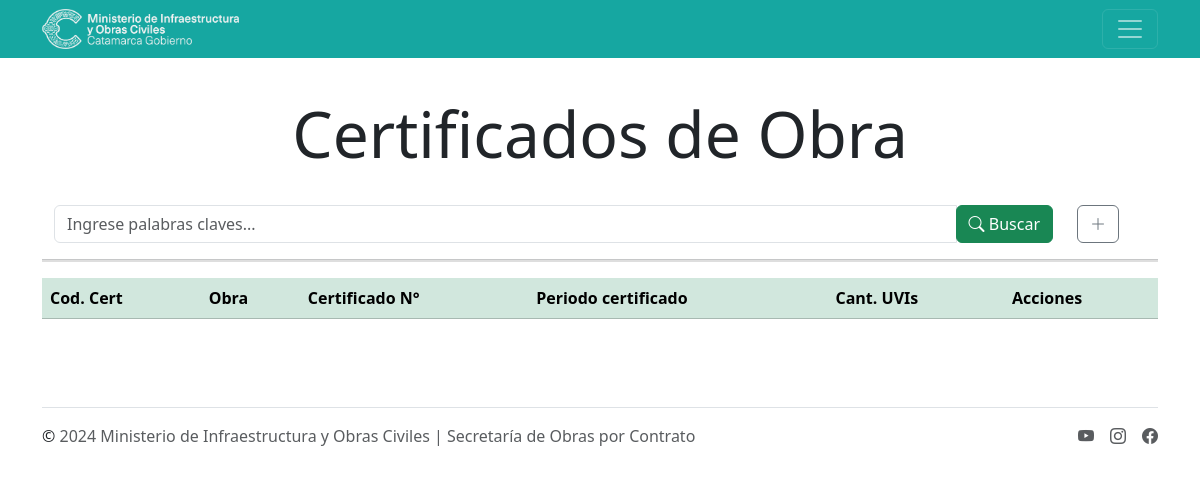
Page /soc/obras/certificados/ (signed in) on the earlier database version.
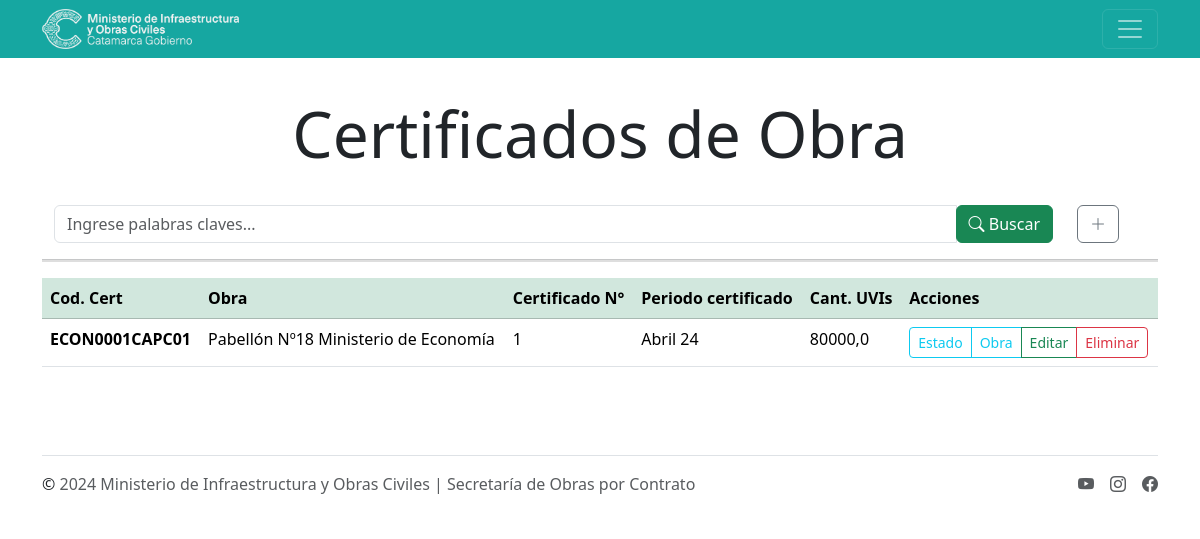
Same page on the later database version.
### mioc/models.py (models this page shows, shortened)
class Certificados(models.Model):
    id = models.BigAutoField(
        auto_created=True, primary_key=True, serialize=False, verbose_name='ID')
    obra = models.ForeignKey(
        Obras, on_delete=models.CASCADE, verbose_name='Obra')
    nro_cert = models.PositiveIntegerField(verbose_name='Certificado N°')
    codCert = models.CharField(
        max_length=200, verbose_name='Cod. Certificado', editable=False, unique=True)
    fecha = models.DateField(verbose_name='Fecha del certificado')
    fecha_acta = models.DateField(
        verbose_name='Presenta Acta Inspector', blank=True, null=True)
    uvi = models.FloatField(verbose_name='Cant UVIs certificados')
    cargaCert = models.ForeignKey(
        User, on_delete=models.CASCADE, verbose_name='Cargado por', default=1)
    periodo = models.CharField(
        max_length=30, verbose_name='Periodo medido', null=True, blank=True)
    class Meta:
        verbose_name = 'Certificado'
        verbose_name_plural = 'Certificados'
        ordering = ['obra', 'nro_cert']

class Obras(models.Model):
    id = models.BigAutoField(
        auto_created=True, primary_key=True, serialize=False, verbose_name='ID')
    expedientes = models.CharField(max_length=30, verbose_name='Expediente')
    codObra = models.CharField(
        max_length=200, verbose_name='Cod. Obra', editable=False, blank=True, null=True)
    institucion = models.ForeignKey(
        Instituciones, on_delete=models.CASCADE, verbose_name='Institución')
    inspector = models.ForeignKey(
        Inspectores, on_delete=models.CASCADE, verbose_name='Inspector')
    empresa = models.ForeignKey(
        Empresas, on_delete=models.CASCADE, verbose_name='Empresa', blank=True, null=True)
    inicio = models.DateField(verbose_name='Fecha de inicio')
    uvi = models.ForeignKey(Uvis, on_delete=models.CASCADE,
                            verbose_name='Uvi', editable=False, blank=True, null=True)
    plazo = models.IntegerField(verbose_name='Plazo Contractual (días)')
    vencimiento_contractual = models.DateField(
        verbose_name='Vencimiento Contractual', blank=True, null=True)
    nombre_obra = models.CharField(
        max_length=250, verbose_name='Carátula Obra', null=True, blank=True)
    monto_contrato = models.FloatField(
        verbose_name='Monto de contrato ($)', blank=True, null=True)
    fecha_cotrato = models.DateField(
        verbose_name='Fecha de contrato', blank=True, null=True)
    monto_uvi = models.FloatField(
        verbose_name='Monto de contrato (UVIS)', blank=True, null=True)
    valor_uvi_contrato = models.FloatField(
        verbose_name='Valor UVI contrato', blank=True, null=True)
    class Meta:
        verbose_name = 'Obra'
        verbose_name_plural = 'Obras'
        ordering = ['institucion']

class Instituciones(models.Model):
    id = models.BigAutoField(
        auto_created=True, primary_key=True, serialize=False, verbose_name='ID')
    name = models.CharField(max_length=200, verbose_name='Institución')
    clase = models.ForeignKey(
        Clases, on_delete=models.CASCADE, verbose_name='Tipo de Institución')
    location = models.ForeignKey(
        Location, on_delete=models.CASCADE, verbose_name='Ubicación')
    geometry = models.CharField(
        max_length=150, blank=True, null=True, verbose_name='Georeferencia')
    class Meta:
        verbose_name = 'Institución'
        verbose_name_plural = 'Instituciones'
        ordering = ['name']

### mioc/views.py (the view, shortened to what this page needs)
# urls.py: path('obras/certificados/',login_required(views.lista_certificados), name='certificados'),
def lista_certificados(request):
    certificados = Certificados.objects.all()
    page = request.GET.get('page',1)
    try:
        paginator = Paginator(certificados,5)
        certificados = paginator.page(page)
    except:
        raise Http404
    queryset = request.GET.get('buscar')
    return render(request, 'certificado_lista.html', {'entity': certificados, 'paginator':paginator})

### mioc/templates/certificado_lista.html (shortened to what this page needs)
{% extends 'layouts/base.html' %}
{% block content %}
<main class="container py-5">
    <h1 class="display-3 text-center fw-medium">Certificados de Obra</h1>
    <br>
    <div class="container">
        <div class="row">
            <div class="col-md-11 search">
                <form method="get">
                    <div id="custom-search-input">
                        <div class="input-group col-md-12">
                            <input type="text" class="form-control" placeholder="Ingrese palabras claves..."
                                name="buscar" value="{{ request.GET.buscar }}">
                            <span class="input-group-list">
                                <button type="submit" class="btn btn-success">
                                    <i class="bi bi-search"></i> Buscar
                                </button>
                            </span>
                        </div>
                    </div>
                </form>
            </div>
            {% if perms.mioc.view_inspectores %}
            <div class="col-1">
                <a href="{% url 'nuevo_cert' %}" type="" class="btn btn-outline-secondary">
                    <i class="bi bi-plus-lg"></i>
                </a>
            </div>
            {% endif %}
        </div>
    </div>
    <hr size="5" color="grey" noshade>
    <div class="table-responsive">
        <table class="table table-hover">
            <thead class="table-success">
                <th>Cod. Cert</th>
                <th>Obra</th>
                <th>Certificado N°</th>
                <th>Periodo certificado</th>
                <th>Cant. UVIs</th>
                <th>Acciones</th>
            </thead>
            <tbody>
                {% for certificado in entity %}
                <tr>
                    <td class="fw-semibold">{{ certificado.codCert }}</td>
                    <td>{{ certificado.obra.institucion.name }}</td>
                    <td>{{ certificado.nro_cert }}</td>
                    <td>{{ certificado.periodo }}</td>
                    <td>{{ certificado.uvi }}</td>
                    <td>
                        <div class="btn-group btn-group-sm" role="group" aria-label="Basic mixed styles example">
                            <a type="button" class="btn btn-outline-info">Estado</a>
                            <a type="button" class="btn btn-outline-info"
                                href="{% url 'certificados_obra' certificado.obra_id %}">Obra</a>
                            {% if perms.mioc.view_inspectores %}
                            <a type="button" class="btn btn-outline-success"
                                href="{% url 'editar_cert' certificado.pk %}">Editar</a>
                            <a type="button" class="btn btn-outline-danger"
                                href="{% url 'eliminar_cert' certificado.pk %}" >Eliminar</a>
                            {% endif %}
                        </div>
                    </td>
                </tr>
                {% endfor %}
            </tbody>
        </table>
    </div>
</main>
{% endblock %}

Differences in the rows shown:
added Certificados: codCert "ECON0001CAPC01", obra.institucion.name "Pabellón Nº18 Ministerio de Economía", nro_cert "1", periodo "Abril 24", uvi "80000,0"
